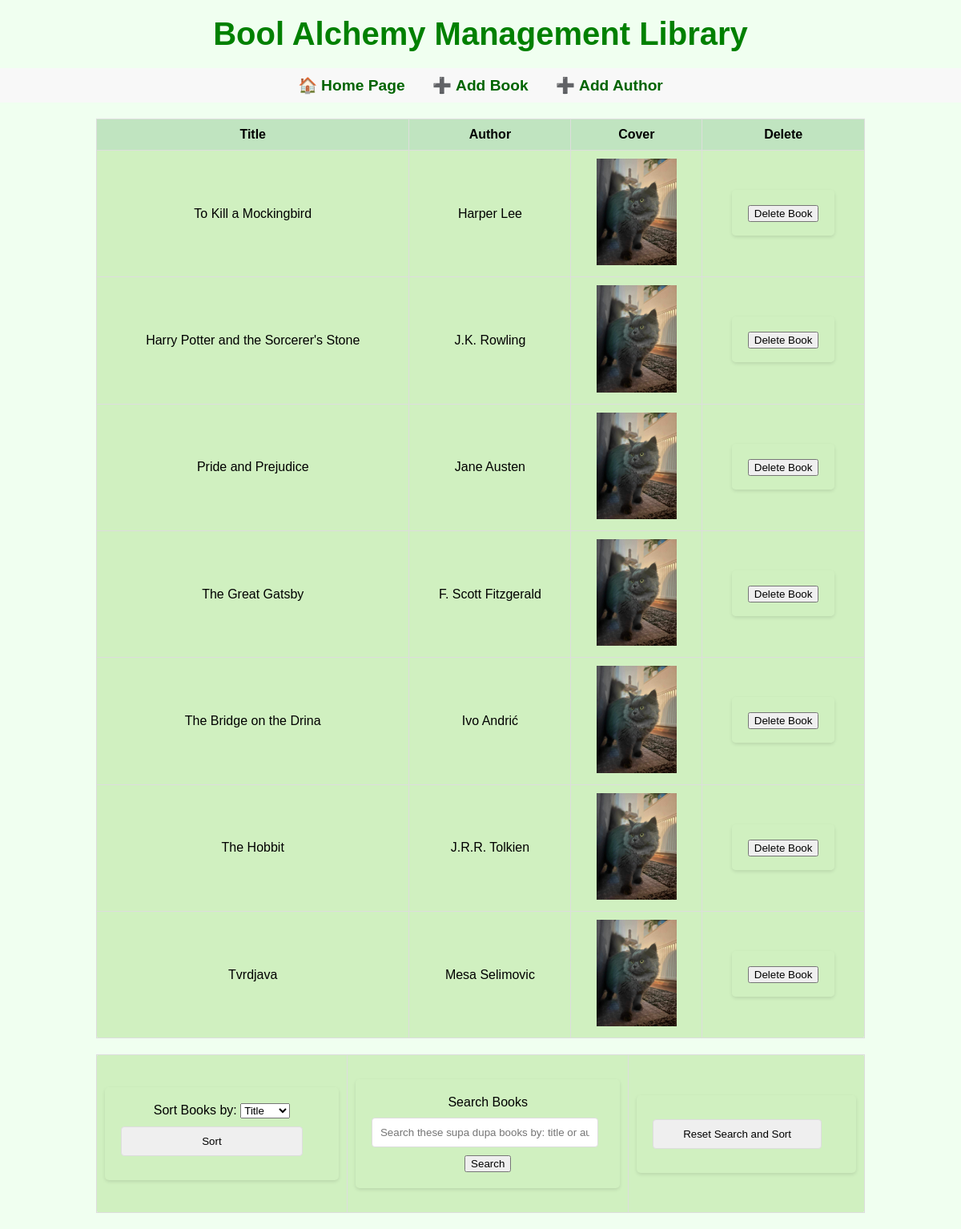
The page / on the database its author committed.
### data_models.py (models this page shows, shortened)
class Book(db.Model):
    id = db.Column(db.Integer, primary_key=True, autoincrement=True)
    title = db.Column(db.String(150), nullable=False)
    author_id = db.Column(db.Integer, db.ForeignKey('author.id'), nullable=False)
    author = db.relationship('Author', backref=db.backref('books', lazy=True))
    isbn = db.Column(db.String(13), unique=True, nullable=True)
    cover_image = db.Column(db.String, nullable=True)

class Author(db.Model):
    id = db.Column(db.Integer, primary_key=True, autoincrement=True)
    name = db.Column(db.String(100), nullable=False)
    birth_date = db.Column(db.Date, nullable=True)
    date_of_death = db.Column(db.Date, nullable=True)

### app.py (the view)
@app.route('/')
def home():
    books = Book.query.all()  # Query all books available in the database, utilise the 'query'
    books_with_covers = []
    for book in books:
        cover_url = book.cover_image if book.cover_image else url_for('static', filename='cover_image.JPG')
        books_with_covers.append({
            'id': book.id,
            'title': book.title,
            'author': book.author.name if book.author else 'Unknown Author',
            'cover': cover_url
        })
    return render_template('home.html', books=books_with_covers)

### templates/home.html (shortened to what this page needs)
<!DOCTYPE html>
<html lang="en">
<head>
    <link rel="stylesheet" href="{{ url_for('static', filename='styles.css') }}">
</head>
<body>
    <h1>Bool Alchemy Management Library</h1>
    <nav>
    <a href="{{ url_for('home') }}"><span class="icon">🏠</span>Home Page</a>
    <a href="{{ url_for('add_book') }}"><span class="icon">➕</span>Add Book</a>
    <a href="{{ url_for('add_author') }}"><span class="icon">➕</span>Add Author</a>
    </nav>
    <table>
    <thead>
        <tr>
            <th>Title</th>
            <th>Author</th>
            <th>Cover</th>
            <th>Delete</th>
        </tr>
    </thead>
    <tbody>
        {% for book in books %}
        <tr>
            <td>{{ book.title }}</td>
            <td>{{ book.author }}</td>
            <td>
                <img src="{{ book.cover }}" alt="Cover of {{ book.title }}" onerror="this.onerror=null; this.src='{{ url_for('static', filename='cover_image.jpg') }}';">
            </td>
            <td>
                <form action="{{ url_for('delete_book', book_id=book.id) }}" method="POST" style="display:inline;">
                    <button type="submit" class="btn btn-danger" onclick="return confirmDeletion()">Delete Book</button>
                </form>
            </td>
        </tr>
        {% endfor %}
    </tbody>
</table>
<table>
    <tr>
        <td>
            <form method="GET" action="/sort_books">
                <label for="sort_by">Sort Books by:</label>
                <select name="sort_by" id="sort_by">
                    <option value="title" {% if sort_by == 'title' %}selected{% endif %}>Title</option>
                </select>
                <input type="submit" value="Sort">
            </form>
        </td>
        <td>
            <form action="{{ url_for('search_books') }}" method="GET">
                <label>Search Books</label>
                <input type="text" name="query" placeholder="Search these supa dupa books by: title or author">
                <button type="submit">Search</button>
            </form>
        </td>
        <td>
            <form method="GET" action="{{ url_for('home') }}">
                <input type="submit" value="Reset Search and Sort">
            </form>
        </td>
    </tr>
</table>
</body>
</html>

### static/styles.css (style rules this page uses)
body { font-family: Arial, sans-serif; margin: 0; padding: 0; background-color: #f0fff0; }
h1 { text-align: center; color: green; font-size: 2.5em; margin: 20px 0; font-family: Arial, sans-serif; }
form { background-color: #d0f0c0; padding: 20px; border-radius: 5px; box-shadow: 0 2px 4px rgba(0,0,0,0.1); max-width: 650px; margin: 20px auto; }
input[type="text"], input[type="date"], input[type="submit"] { display: block; width: 90%; padding: 10px; margin: 10px 0; border: 1px solid #ddd; border-radius: 4px; }
nav { text-align: center; background-color: #f8f8f8; padding: 10px 0; }
nav a { color: darkgreen; font-weight: bold; text-decoration: none; margin: 0 15px; font-size: 1.2em; }
nav .icon { margin-right: 5px; }

### templates/home.html (style rules this page uses)
body { background-color: #f0fff0; font-family: Arial, sans-serif; }
table { width: 80%; margin: 20px auto; border-collapse: collapse; background-color: #d0f0c0; padding: 10px; border-radius: 5px; }
th, td { padding: 10px; text-align: center; border: 1px solid #ddd; }
th { background-color: #c0e4c0; }
td img { max-width: 100px; height: auto; }

### rows shown on the page
Book: title "To Kill a Mockingbird"
Author: author "Harper Lee"
Book: title "Harry Potter and the Sorcerer's Stone"
Author: author "J.K. Rowling"
Book: title "Pride and Prejudice"
Author: author "Jane Austen"
Book: title "The Great Gatsby"
Author: author "F. Scott Fitzgerald"
Book: title "The Bridge on the Drina"
Author: author "Ivo Andrić"
Book: title "The Hobbit"
Author: author "J.R.R. Tolkien"
Book: title "Tvrdjava"
Author: author "Mesa Selimovic"
